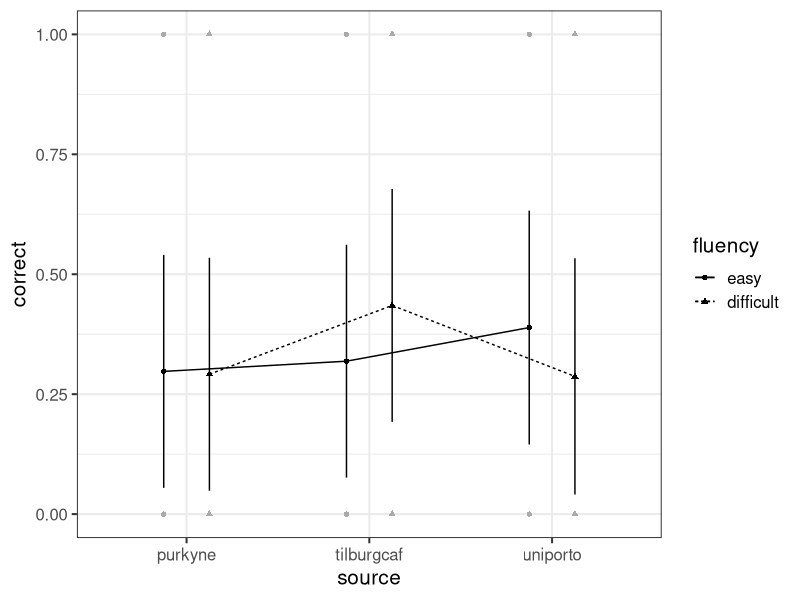
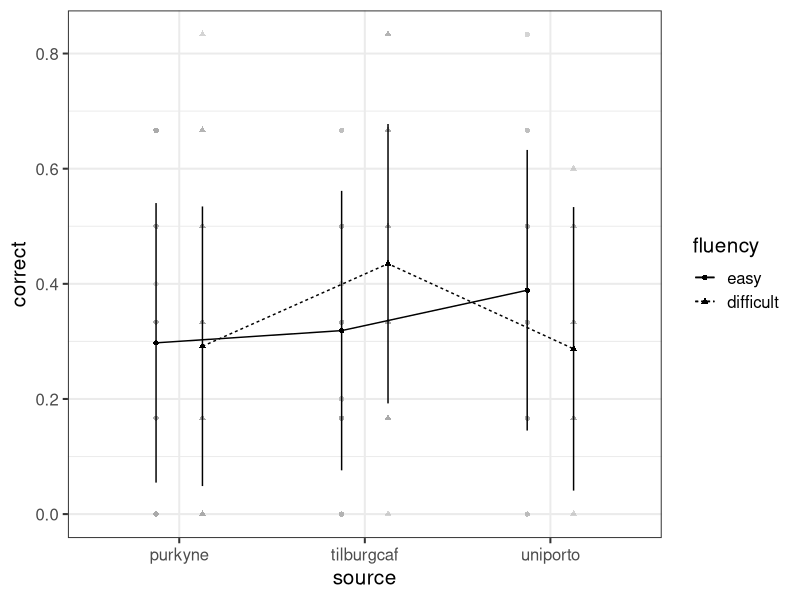
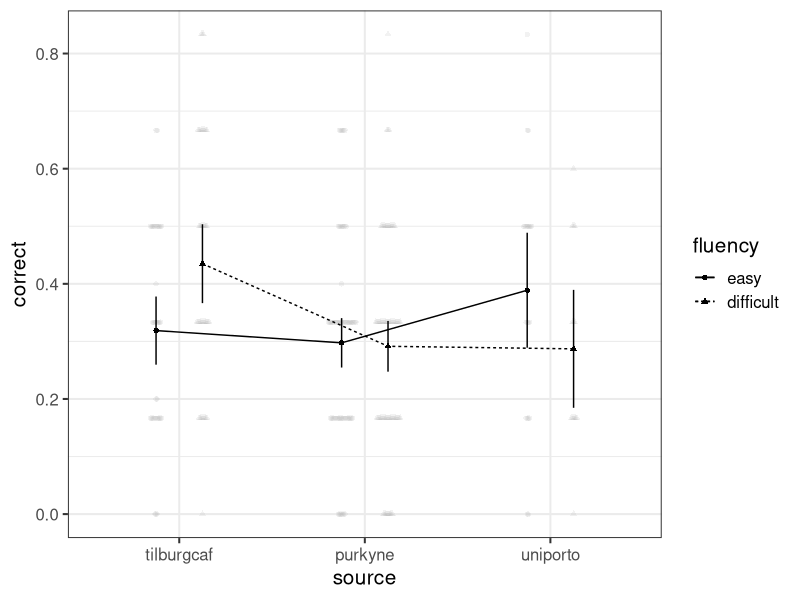
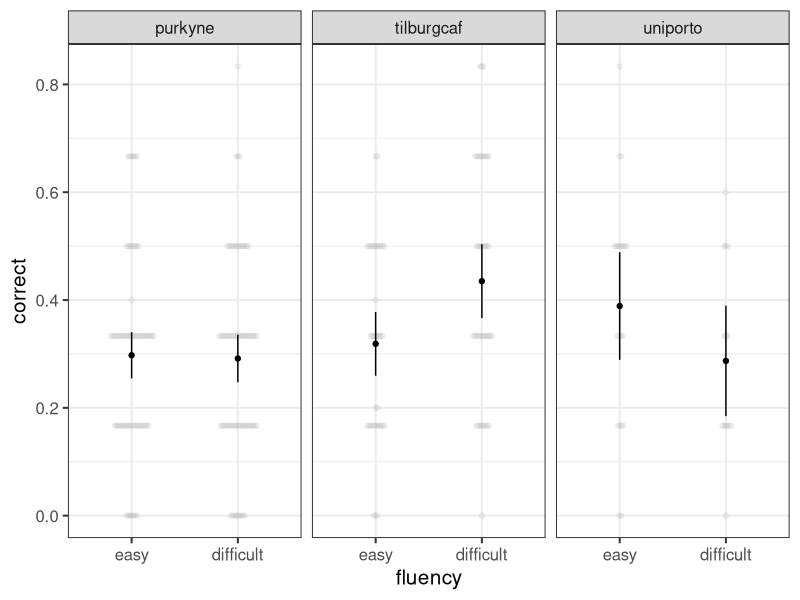
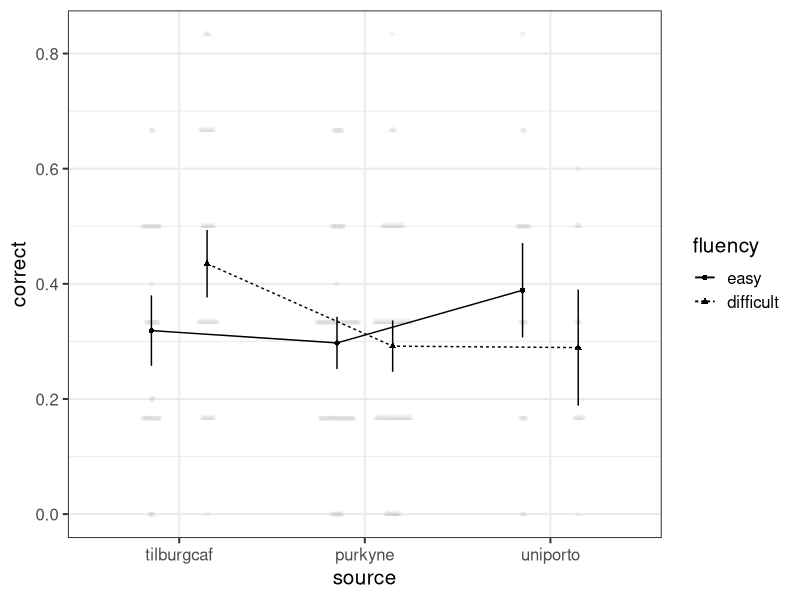

The R script that drew these images, in order:
## ----setup, include=FALSE------------------------------------------------
knitr::opts_chunk$set(echo = TRUE, eval = TRUE)


## ---- message=FALSE------------------------------------------------------
## preparation and loading
library("tidyverse")
library("afex")
library("emmeans")
emm_options(lmer.df = "Satterthwaite")
theme_set(theme_bw(base_size = 15))
d <- read_csv("ml2_alter_selected.csv")
d <- d %>%
  mutate(
    source = factor(source),
    uID = factor(uID),
    syllogism = factor(syllogism),
    fluency = factor(fluency, levels = c("easy", "difficult"))
  )
str(d)


## ------------------------------------------------------------------------
## 1. full model shows a singular fit:
m_max <-  mixed(correct ~ fluency*source + (1|uID) + (fluency*source|syllogism), d, 
                method = "S", progress = FALSE) ## suppress output
summary(m_max)$varcor
m_max


## ------------------------------------------------------------------------
## r1. full model without correlations also shows singular fit
m_r1 <-  mixed(correct ~ fluency*source + (1|uID) + (fluency*source||syllogism), d, 
               method = "S", expand_re = TRUE, progress = FALSE)
summary(m_r1)$varcor

## r2. model without interaction still shows singular fit 
m_r2 <-  mixed(correct ~ fluency*source + (1|uID) + (fluency+source||syllogism), d, 
               method = "S", expand_re = TRUE, progress = FALSE)
summary(m_r2)$varcor

## r3. model with random slopes only for source still shows singular fit 
m_r3 <-  mixed(correct ~ fluency*source + (1|uID) + (source||syllogism), d, 
               method = "S", expand_re = TRUE, progress = FALSE)
summary(m_r3)$varcor

## r4. model with random slopes only for fluency still shows singular fit 
m_r4 <-  mixed(correct ~ fluency*source + (1|uID) + (fluency||syllogism), d, 
               method = "S", expand_re = TRUE, progress = FALSE)
summary(m_r4)$varcor

## r5. random intercept onloy model does not show singular fit
m_r5 <-  mixed(correct ~ fluency*source + (1|uID) + (1|syllogism), d, 
               method = "S", progress = FALSE)
summary(m_r5)$varcor


## ------------------------------------------------------------------------
## full model shows significant interaction
m_max

# minimal model shows significant interaction
m_r5

# models in between also shows significant interaction
m_r4


## ------------------------------------------------------------------------
emmeans(m_r5, "fluency", by = "source")

emmeans(m_r5, "fluency", by = "source") %>% 
  pairs()

## note, previous solution does not adequately control for multiple testing:
emmeans(m_r5, "fluency", by = "source") %>% 
  pairs() %>% 
  update(by = NULL) %>% 
  summary(adjust = "holm", infer = TRUE) # infer = TRUE gives CIs

## results very similar for full model
emmeans(m_max, "fluency", by = "source") %>% 
  pairs()



## ---- fig.width=6, fig.height=3, dev='svg'-------------------------------
## something is wrong here:
afex_plot(m_r5, "source", "fluency")

## Maybe we can try with aggregating for each participant:
afex_plot(m_r5, "source", "fluency", id = "uID")

## For this plot, reordering the x-axis might be a good idea
#   and we might change a few more settings for data in bg
#   also, error bars look to wide given our knowledge of effect
afex_plot(m_r5, "source", "fluency", id = "uID", error = "mean",
          data_geom = ggbeeswarm::geom_beeswarm, 
          data_alpha = 0.15,
          data_arg = list(cex = 0.2, dodge.width = 0.5, color = "black")) + 
  scale_x_discrete(limits=c("tilburgcaf", "purkyne", "uniporto"))


## ---- fig.width=6, fig.height=3, dev='svg'-------------------------------
## Maybe not different lines, but different panels? 
afex_plot(m_r5, panel = "source", x = "fluency", id = "uID", error = "mean",
          data_alpha = 0.15,
          data_arg = list(cex = 0.8, dodge.width = 0.5, color = "black"))


## ------------------------------------------------------------------------
# m5_0 <-  mixed(correct ~ fluency*source*syllogism + (syllogism|uID), d, 
#                method = "S")
## cannot be estimated, as there are no replicates for participant:syllogism

m5 <-  mixed(correct ~ fluency*source*syllogism + (1|uID), d, 
               method = "S", progress = FALSE)
m5 ## important: no interaction of syllogism with fluency

emmeans(m5, "fluency", by = "source")

pairs(emmeans(m5, "fluency", by = "source"))



## ---- message=FALSE------------------------------------------------------

a6 <- aov_car(correct ~ fluency*source*syllogism + Error(uID/syllogism), d)
a6

## Compared to mixed model, ANOVA cannot handle partially missing data. 
## Those observations have to be excluded from the analysis.

pairs(emmeans(a6, "fluency", by = "source"))


## ---- fig.width=5, fig.height=3, dev='svg'-------------------------------
afex_plot(m5, "source", "fluency", id = "uID", 
          data_geom = ggbeeswarm::geom_beeswarm, 
          data_alpha = 0.15, dodge = 0.6,
          data_arg = list(cex = 0.3, dodge.width = 0.6, color = "black")) + 
  scale_x_discrete(limits=c("tilburgcaf", "purkyne", "uniporto"))
